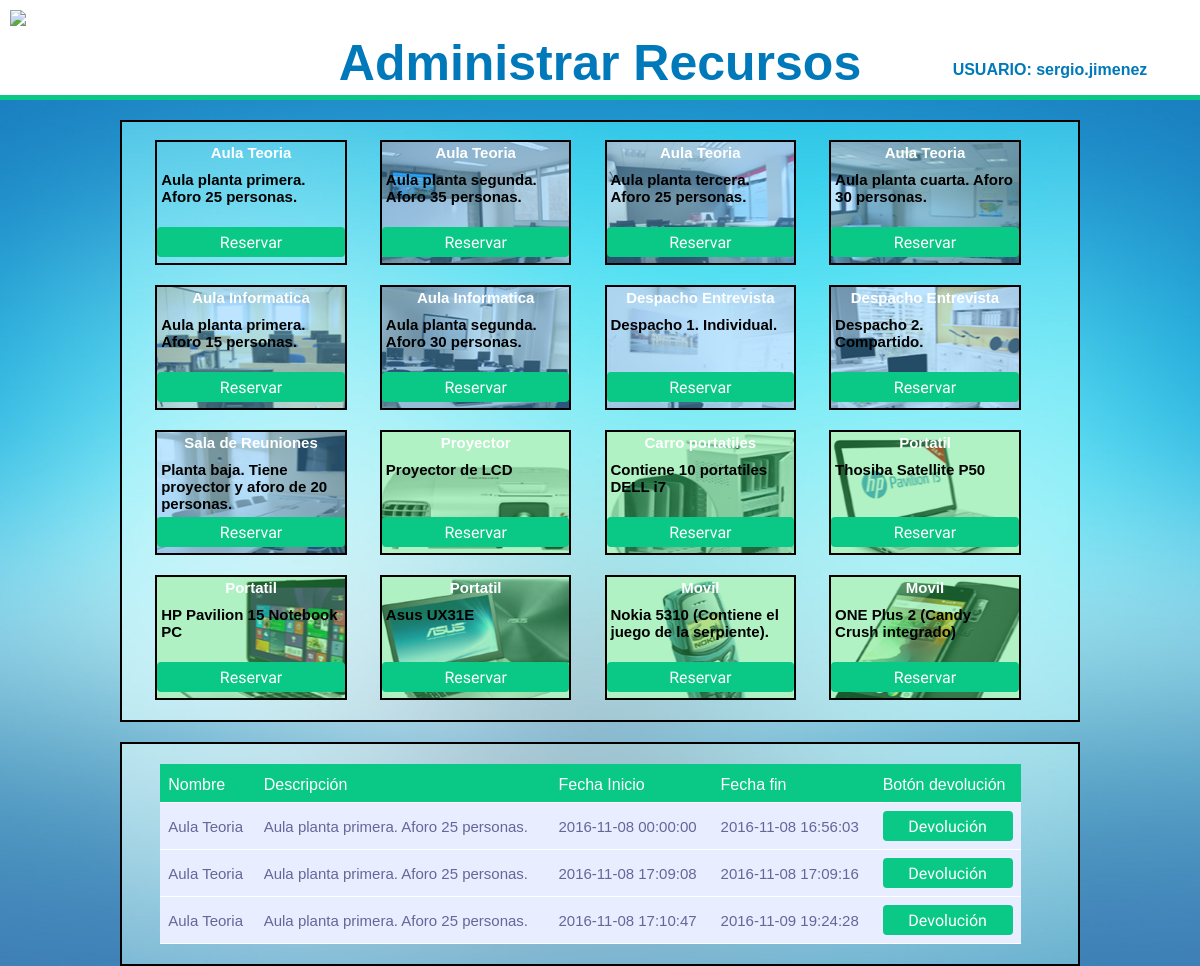
Screenshot of /Titanios_Subir/recursos.php (signed in) with the database file from the repository.
### tables this page shows
CREATE TABLE `tbl_recursos` (
  `rec_id` int(3) NOT NULL,
  `rec_nombre` varchar(25) NOT NULL,
  `rec_descripcion` text NOT NULL,
  `rec_foto` varchar(10) NOT NULL,
  `rec_estado` varchar(10) NOT NULL DEFAULT 'Disponible',
  `tip_id` int(11) NOT NULL
);

CREATE TABLE `tbl_reservas` (
  `res_id` int(11) NOT NULL,
  `usu_id` int(11) NOT NULL,
  `rec_id` int(11) NOT NULL,
  `res_finicio` datetime NOT NULL,
  `res_ffin` datetime DEFAULT NULL
);

### Titanios_Subir/recursos.php (the view, shortened to what this page needs)
<?php
include "includes/conexion_bd.php";
?>
<!DOCTYPE html>
<html >
<head>
  <link rel='stylesheet prefetch' href='http://maxcdn.bootstrapcdn.com/font-awesome/4.2.0/css/font-awesome.min.css'>
      <link rel="stylesheet" href="css/style.css">
</head>
<div class="encabezado">
			<div class="enc_1">
			<img src="img/logo1.png">
			</div>
			<div class="enc_2">
                <h1> <font face="Helvetica" COLOR="#0079BA">Administrar Recursos</font></h1>
            </div>
            <div class="enc_3">
                <font face="Helvetica" COLOR="#0079BA"><span ria-hidden="true"><H4>USUARIO: <?php echo $_SESSION['username'];?></H4> </span></font>
            </div>
    </div>
<body>
  <div class="estadistica">
	<?php
		extract($_REQUEST);
		$sql = "SELECT rec_nombre, rec_descripcion, rec_id, rec_estado, rec_foto FROM tbl_recursos ORDER BY rec_id";
		$recursos = mysqli_query($conexion, $sql);
		if (mysqli_num_rows($recursos)>0) {
			echo "<br/>";
			while ($recurso = mysqli_fetch_array($recursos)) {
				$imagen = $recurso['rec_foto'];
				?>
				<div class="espaciosindiv" style="background: url('img/<?php echo $imagen; ?>');">
				<?php
				echo "<div class='titulo'>";
				echo $recurso['rec_nombre'] . "</div>";
				echo "<div class='descripcion'>";
				echo $recurso['rec_descripcion'] . "</div>";
				$id = $recurso['rec_id'];
				$id_usu = $_SESSION['id_usuario'];
				echo "<div class='boton'>";
				if($recurso['rec_estado'] == "Disponible"){
				echo '<button type="button"  class="log-btn" name="submit"  onclick="insert_res(\''.$id. '\' , \''.$id_usu. '\')">Reservar</button>';
				}else {
				}
				echo "</div>";
				echo "</div>";
			}
		} else {
			echo "Lo sentimos en estos momentos el colegio no dispone de recursos";
		}
	?>
<br/>
</div>
<div class="estadistica">
	<?php
	$usu_id_consulta = $_SESSION['id_usuario'];
	$sql = "SELECT tbl_recursos.rec_nombre, tbl_recursos.rec_descripcion, tbl_reservas.res_finicio, tbl_reservas.res_ffin, tbl_recursos.rec_id, tbl_reservas.res_id FROM tbl_reservas, tbl_recursos WHERE tbl_recursos.rec_id = tbl_reservas.rec_id AND tbl_reservas.usu_id = $usu_id_consulta ORDER BY tbl_reservas.res_ffin asc";
	$recursos = mysqli_query($conexion, $sql);
	echo "<table style='margin-top:20px;'>
			<tr>
				<th>Nombre</th>
				<th>Descripción</th>
				<th>Fecha Inicio</th>
				<th>Fecha fin</th>
				<th>Botón devolución</th>
			</tr>";
	for ($fila=1; $fila<=5; $fila++) {
			echo "<tr>";
		for ($celda=1; $celda<=5; $celda++) {
			while ($recurso = mysqli_fetch_array($recursos)) {
				echo "<td>".$recurso['rec_nombre'] . "</td>";
				echo "<td>".$recurso['rec_descripcion'] . "</td>";
				echo "<td>".$recurso['res_finicio'] . "</td>";
				echo "<td>".$recurso['res_ffin'] . "</td>";
				$rec_id = $recurso['rec_id'];
				$res_id = $recurso['res_id'];
 				if (empty($recurso['res_ffin'])){
				echo "<td> <button type='button' class='log-btn' name='submit'  onclick='update_res(\"".$rec_id. "\" , \"".$res_id. "\")' >Devolución</button></td>";
				echo "</tr>" ;
				}else {
					echo "<td> <button type='button' class='log-btn' name='submit'  onclick='update_res(\"".$rec_id. "\" , \"".$res_id. "\")' disabled='true'>Devolución</button></td>";
				echo "</tr>" ;
				}
			}
			}
	 	}
 	?>
</div>
</body>
</html>

### Titanios_Subir/css/style.css (style rules this page uses)
* { box-sizing: border-box; -moz-box-sizing: border-box; -webkit-box-sizing: border-box; font-family: arial; }
html,body { margin:0px; height:100%; }
body { background: url(../img/bg.jpg) no-repeat center center fixed; -webkit-background-size: cover; -moz-background-size: cover; -o-background-size: cover; background-size: cover; }
h1 { color: #ccc; text-align: center; font-family: 'Itim', cursive; font-size: 50px; }
div.encabezado { width: 100%; height: 100px; overflow: hidden; border-bottom: 5px solid #0ac986; box-sizing: border-box; margin-bottom: 20px; background-color: white; }
div.enc_1 { width: 25%; float: left; vertical-align:center; padding: 10px; }
div.enc_2 { width: 50%; float: left; vertical-align:top; }
div.enc_3 { text-align: center; position: relative; top: 40px; width: 25%; float: left; }
div.espaciosindiv { background-color: white; width: 20%; height: 125px; border: 2px solid black; float: left; margin-left: 3.5%; margin-bottom: 20px; font-color: white; }
table { font-family: "lucida sans unicode", "lucida grande", sans-serif; font-size: 15px; margin-left: 4%; margin-bottom: 20px; width: 90%; text-align: left; border-collapse: collapse; }
th { font-size: 16px; font-weight: normal; padding: 8px; background: #0ac986; border-top: 4px solid #0ac986; border-bottom: 1px solid #fff; color: #fff; }
td { padding: 8px; background: #e8edff; border-bottom: 1px solid #fff; color: #669; border-top: 1px solid transparent; }
div .titulo { width: 100%; height: 25px; padding: 1%; text-align: center; color: white; font-weight: bold; font-size: 15px; }
div .descripcion { width: 100%; padding: 2%; height: 60px; font-weight: bold; font-size: 15px; }
div .boton { width: 100%; height: 30px; }
div.estadistica { background: url(../img/bg.jpg) no-repeat center center fixed; width: 80%; margin-left: 10%; border: 2px solid black; float: left; margin-right: 20px; margin-bottom: 20px; }
.log-btn { background: #0ac986; width: 100%; font-size: 16px; height: 30px; color: #fff; text-decoration: none; border: none; -moz-border-radius: 4px; -webkit-border-radius: 4px; border-radius: 4px; font-family: 'Itim', sans-serif; }

### rows the page displays
tbl_recursos: rec_nombre "Aula Teoria", rec_descripcion "Aula planta primera. Aforo 25 personas."
tbl_recursos: rec_foto (picture), rec_nombre "Aula Teoria", rec_descripcion "Aula planta segunda. Aforo 35 personas."
tbl_recursos: rec_foto (picture), rec_nombre "Aula Teoria", rec_descripcion "Aula planta tercera. Aforo 25 personas."
tbl_recursos: rec_foto (picture), rec_nombre "Aula Teoria", rec_descripcion "Aula planta cuarta. Aforo 30 personas."
tbl_recursos: rec_foto (picture), rec_nombre "Aula Informatica", rec_descripcion "Aula planta primera. Aforo 15 personas."
tbl_recursos: rec_foto (picture), rec_nombre "Aula Informatica", rec_descripcion "Aula planta segunda. Aforo 30 personas."
tbl_recursos: rec_foto (picture), rec_nombre "Despacho Entrevista", rec_descripcion "Despacho 1. Individual."
tbl_recursos: rec_foto (picture), rec_nombre "Despacho Entrevista", rec_descripcion "Despacho 2. Compartido."
tbl_recursos: rec_foto (picture), rec_nombre "Sala de Reuniones", rec_descripcion "Planta baja. Tiene proyector y aforo de 20 personas."
tbl_recursos: rec_foto (picture), rec_nombre "Proyector", rec_descripcion "Proyector de LCD"
tbl_recursos: rec_foto (picture), rec_nombre "Carro portatiles", rec_descripcion "Contiene 10 portatiles DELL i7"
tbl_recursos: rec_foto (picture), rec_nombre "Portatil", rec_descripcion "Thosiba Satellite P50"
tbl_recursos: rec_foto (picture), rec_nombre "Portatil", rec_descripcion "HP Pavilion 15 Notebook PC"
tbl_recursos: rec_foto (picture), rec_nombre "Portatil", rec_descripcion "Asus UX31E"
tbl_recursos: rec_foto (picture), rec_nombre "Movil", rec_descripcion "Nokia 5310 (Contiene el juego de la serpiente)."
tbl_recursos: rec_foto (picture), rec_nombre "Movil", rec_descripcion "ONE Plus 2 (Candy Crush integrado)"
tbl_reservas: rec.rec_nombre "Aula Teoria", rec.rec_descripcion "Aula planta primera. Aforo 25 personas.", res_finicio "2016-11-08 00:00:00", res_ffin "2016-11-08 16:56:03"
tbl_reservas: rec.rec_nombre "Aula Teoria", rec.rec_descripcion "Aula planta primera. Aforo 25 personas.", res_finicio "2016-11-08 17:09:08", res_ffin "2016-11-08 17:09:16"
tbl_reservas: rec.rec_nombre "Aula Teoria", rec.rec_descripcion "Aula planta primera. Aforo 25 personas.", res_finicio "2016-11-08 17:10:47", res_ffin "2016-11-09 19:24:28"

### other values shown
$_SESSION['username'] "sergio.jimenez"
